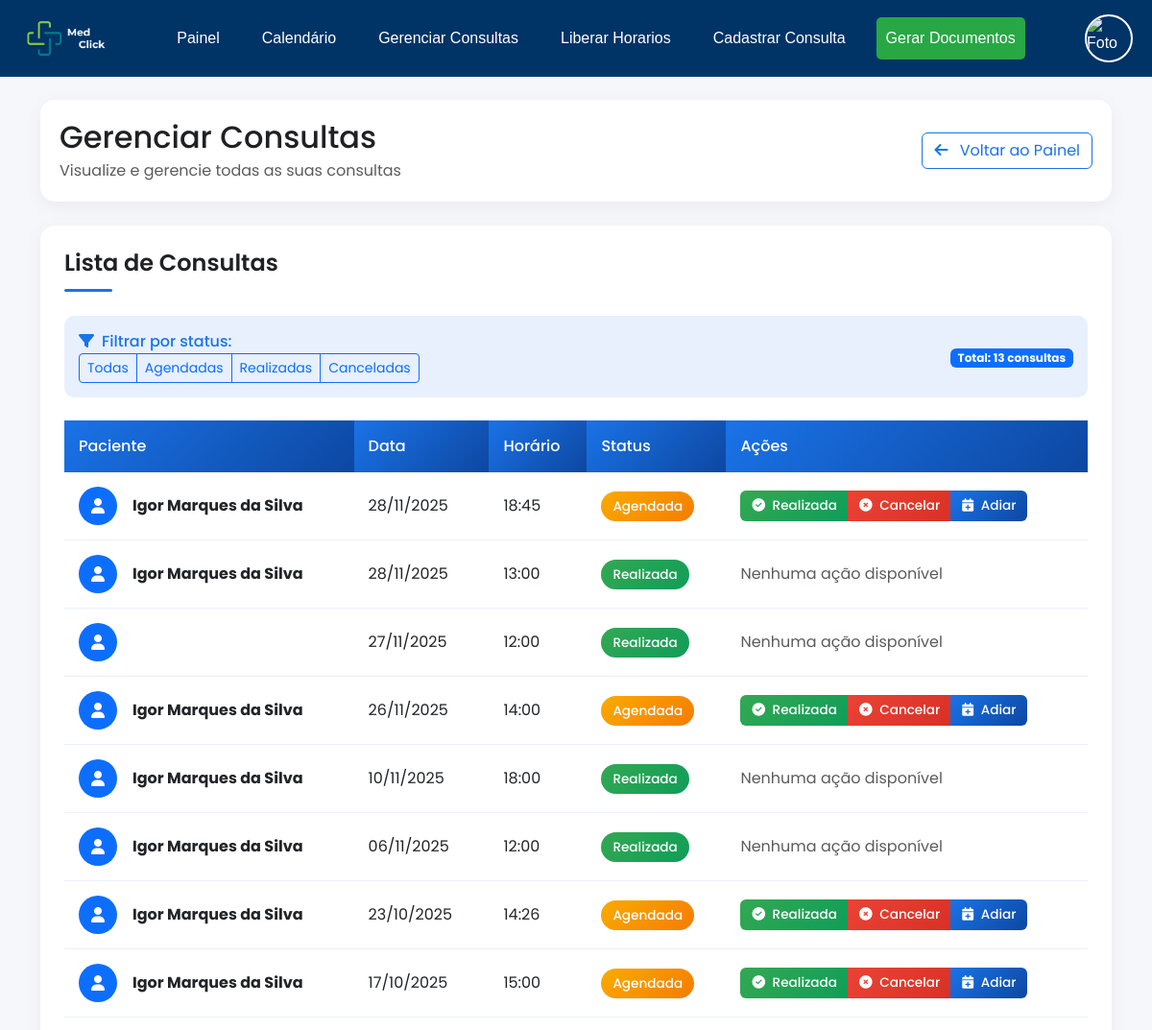
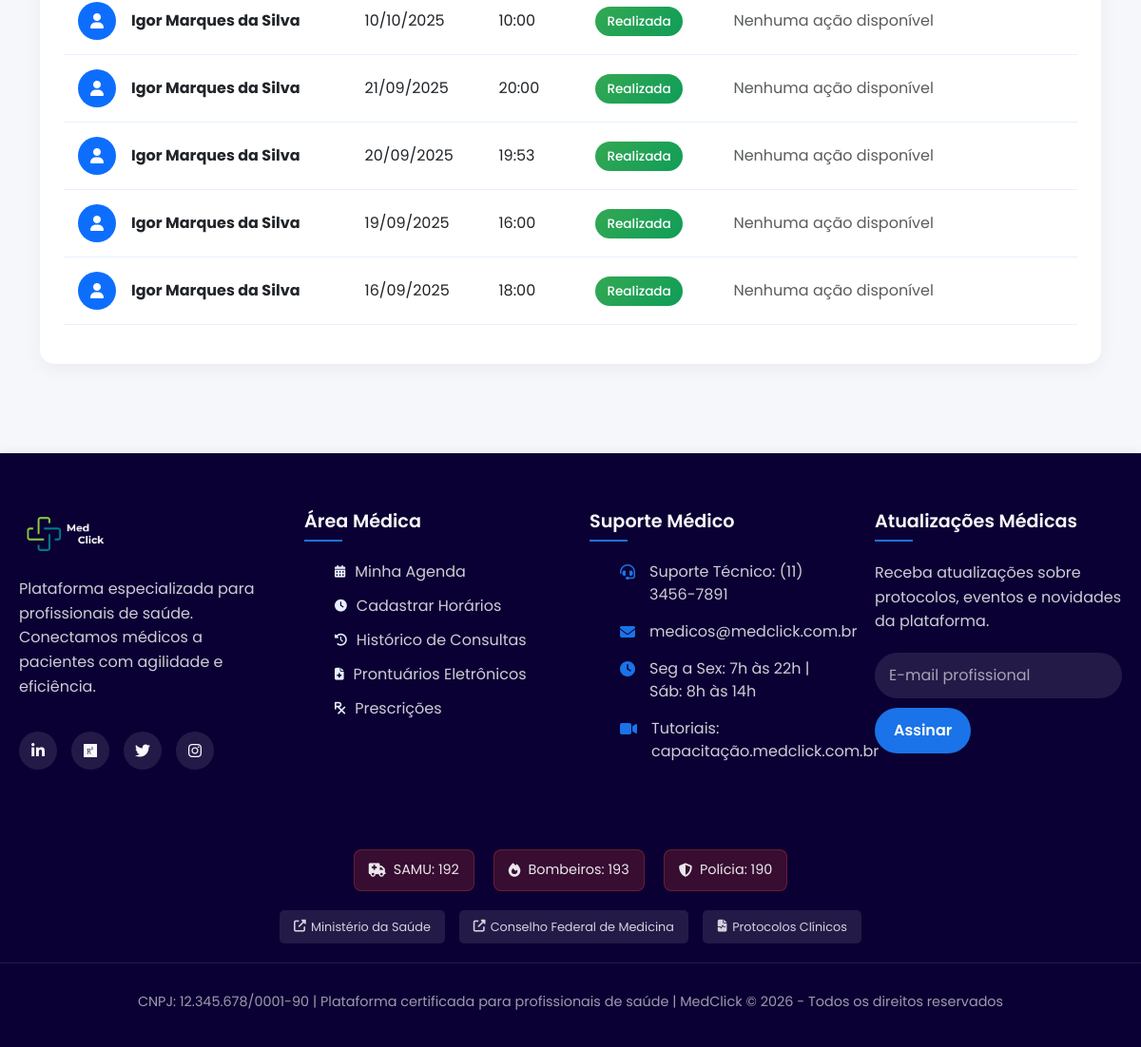
Page /TCC/TCC/TCC_MedClick/consultas_medico.php (signed in) on the committed database (2 pictures, top to bottom).
### tables this page shows
CREATE TABLE IF NOT EXISTS `consultas` (
  `id_consulta` int(11) NOT NULL AUTO_INCREMENT,
  `status` varchar(20) NOT NULL DEFAULT 'Agendada',
  `paciente_id` int(11) DEFAULT NULL,
  `nome_paciente_manual` varchar(255) DEFAULT NULL,
  `medico_id` int(11) DEFAULT NULL,
  `agenda_id` int(11) DEFAULT NULL,
  `codigo_confirmacao` varchar(20) DEFAULT NULL,
  `especialidade_id` int(11) NOT NULL,
  `data` date DEFAULT NULL,
  `hora` time DEFAULT NULL,
  PRIMARY KEY (`id_consulta`),
  KEY `paciente_id` (`paciente_id`),
  KEY `medico_id` (`medico_id`),
  KEY `agenda_id` (`agenda_id`),
  KEY `fk_consulta_especialidade` (`especialidade_id`)
);

### TCC/TCC/TCC_MedClick/consultas_medico.php (the view, shortened to what this page needs)
<?php
require 'conexao.php';
$id_medico = $_SESSION['id'];
$sql = "
  SELECT
    c.id_consulta,
    c.data,
    c.hora,
    c.status,
    COALESCE(p.nome, c.nome_paciente_manual) AS nome_paciente
  FROM consultas c
  LEFT JOIN pacientes p ON c.paciente_id = p.id
  WHERE c.medico_id = ?
  ORDER BY c.data DESC, c.hora DESC
";
$stmt = $pdo->prepare($sql);
$stmt->execute([$id_medico]);
$consultas = $stmt->fetchAll(PDO::FETCH_ASSOC);
?>
<!DOCTYPE html>
<html lang="pt-br">
<head>
  <link href="https://cdn.jsdelivr.net/npm/bootstrap@5.3.0/dist/css/bootstrap.min.css" rel="stylesheet">
  <link rel="stylesheet" href="https://cdnjs.cloudflare.com/ajax/libs/font-awesome/6.4.0/css/all.min.css">
</head>
<body>
<?php include 'header_medico.php'; ?>
<div class="container py-4">
  <div class="header-content">
    <div class="row align-items-center">
      <div class="col-md-8">
        <h2 class="mb-1">Gerenciar Consultas</h2>
        <p class="text-muted mb-0">Visualize e gerencie todas as suas consultas</p>
      </div>
      <div class="col-md-4 text-md-end">
        <a href="pagina_medico.php" class="btn btn-outline-primary-custom">
          <i class="fas fa-arrow-left me-2"></i> Voltar ao Painel
        </a>
      </div>
    </div>
  </div>
  <div class="table-container">
    <h4 class="section-title">Lista de Consultas</h4>
    <div class="filter-section mb-4">
      <div class="row align-items-center">
        <div class="col-md-6">
          <span class="filter-label"><i class="fas fa-filter me-2"></i>Filtrar por status:</span>
          <div class="btn-group btn-group-sm" role="group">
            <a href="gerenciar_consultas.php" class="btn btn-outline-primary">Todas</a>
            <a href="gerenciar_consultas.php?status=Agendada" class="btn btn-outline-primary">Agendadas</a>
            <a href="gerenciar_consultas.php?status=Realizada" class="btn btn-outline-primary">Realizadas</a>
            <a href="gerenciar_consultas.php?status=Cancelada" class="btn btn-outline-primary">Canceladas</a>
          </div>
        </div>
        <div class="col-md-6 text-md-end">
          <span class="badge bg-primary">Total: <?php echo count($consultas); ?> consultas</span>
        </div>
      </div>
    </div>
    <?php if (count($consultas) > 0): ?>
      <div class="table-responsive">
        <table class="table table-custom">
          <thead>
            <tr>
              <th>Paciente</th>
              <th>Data</th>
              <th>Horário</th>
              <th>Status</th>
              <th>Ações</th>
            </tr>
          </thead>
          <tbody>
            <?php foreach ($consultas as $c):
              $status_class = '';
              switch($c['status']) {
                case 'Agendada': $status_class = 'status-agendada'; break;
                case 'Realizada': $status_class = 'status-realizada'; break;
              }
            ?>
              <tr>
                <td>
                  <div class="d-flex align-items-center">
                    <div class="bg-primary rounded-circle d-flex align-items-center justify-content-center me-3" style="width: 40px; height: 40px;">
                      <i class="fas fa-user text-white"></i>
                    </div>
                    <div>
                      <strong><?= htmlspecialchars($c['nome_paciente']) ?></strong>
                    </div>
                  </div>
                </td>
                <td><?= date("d/m/Y", strtotime($c['data'])) ?></td>
                <td><?= date("H:i", strtotime($c['hora'])) ?></td>
                <td><span class="status-badge <?= $status_class ?>"><?= htmlspecialchars($c['status']) ?></span></td>
                <td>
                  <?php if ($c['status'] === 'Agendada'): ?>
                    <div class="btn-group btn-group-sm" role="group">
                      <a href="atualizar_consulta.php?id=<?= $c['id_consulta'] ?>&status=Realizada"
                        class="btn btn-success-custom btn-action"
                        onclick="return confirm('Tem certeza que deseja marcar esta consulta como REALIZADA? Essa ação não poderá ser desfeita.')">
                        <i class="fas fa-check-circle me-1"></i> Realizada
                      </a>
                      <a href="atualizar_consulta.php?id=<?= $c['id_consulta'] ?>&status=Cancelada"
                        class="btn btn-danger-custom btn-action"
                        onclick="return confirm('Tem certeza que deseja CANCELAR esta consulta? Essa ação não poderá ser desfeita.')">
                        <i class="fas fa-times-circle me-1"></i> Cancelar
                      </a>
                      <a href="adiar_consulta.php?id=<?= $c['id_consulta'] ?>"
                        class="btn btn-primary-custom btn-action"
                        onclick="return confirm('Deseja realmente ADIAR esta consulta? Você poderá escolher uma nova data e horário.')">
                        <i class="fas fa-calendar-plus me-1"></i> Adiar
                      </a>
                    </div>
                  <?php else: ?>
                    <span class="text-muted">Nenhuma ação disponível</span>
                  <?php endif; ?>
                </td>
              </tr>
            <?php endforeach; ?>
          </tbody>
        </table>
      </div>
    <?php endif; ?>
  </div>
</div>
</body>
<?php include"footer_medico.php" ?>
</html>

### TCC/TCC/TCC_MedClick/consultas_medico.php (style rules this page uses)
:root { --primary: #1a73e8; --primary-light: #e8f0fe; --secondary: #34a853; --warning: #f9ab00; --danger: #ea4335; --dark: #202124; --light: #f8f9fa; --gray: #5f6368; }
body { font-family: 'Poppins', sans-serif; background-color: #f5f7fa; color: var(--dark); }
.header-content { background: white; border-radius: 15px; box-shadow: 0 5px 20px rgba(0, 0, 0, 0.05); padding: 20px; margin-bottom: 25px; }
.table-container { background: white; border-radius: 15px; box-shadow: 0 5px 20px rgba(0, 0, 0, 0.05); padding: 25px; margin-bottom: 30px; overflow: hidden; }
.section-title { position: relative; padding-bottom: 15px; margin-bottom: 25px; font-weight: 600; }
.section-title:after { content: ''; position: absolute; bottom: 0; left: 0; width: 50px; height: 3px; background: var(--primary); border-radius: 3px; }
.table-custom { border-collapse: separate; border-spacing: 0; width: 100%; }
.table-custom thead th { background: linear-gradient(135deg, var(--primary), #0d47a1); color: white; font-weight: 500; padding: 15px; border: none; }
.table-custom tbody tr { transition: all 0.3s; }
.table-custom td { padding: 15px; vertical-align: middle; border-bottom: 1px solid #e8f0fe; }
.status-badge { padding: 6px 12px; border-radius: 20px; font-size: 0.85rem; font-weight: 500; }
.status-agendada { background: linear-gradient(135deg, var(--warning), #f57c00); color: white; }
.status-realizada { background: linear-gradient(135deg, var(--secondary), #0f9d58); color: white; }
.btn-action { border-radius: 6px; padding: 6px 12px; font-size: 0.85rem; font-weight: 500; transition: all 0.3s; }
.btn-success-custom { background: linear-gradient(135deg, var(--secondary), #0f9d58); border: none; color: white; }
.btn-danger-custom { background: linear-gradient(135deg, var(--danger), #d93025); border: none; color: white; }
.btn-primary-custom { background: linear-gradient(135deg, var(--primary), #0d47a1); border: none; color: white; }
.btn-outline-primary-custom { background: transparent; border: 1px solid var(--primary); color: var(--primary); }
.filter-section { background: var(--primary-light); border-radius: 10px; padding: 15px; margin-bottom: 20px; }
.filter-label { font-weight: 500; color: var(--primary); margin-right: 10px; }

### TCC/TCC/TCC_MedClick/header_medico.php (style rules this page uses)
body { margin: 0; padding: 0; }

### TCC/TCC/TCC_MedClick/footer_medico.php (style rules this page uses)
:root { --primary: #1a73e8; --primary-light: #e8f0fe; --secondary: #34a853; --warning: #f9ab00; --danger: #ea4335; --dark: #202124; --light: #f8f9fa; --gray: #5f6368; --teal: #00838fff; --caribbean-current: #1b767eff; --slate-blue: #705dbcff; --russian-violet: #0b0033ff; --russian-violet-2: #1c0f4dff; --gradient-primary: linear-gradient(135deg, var(--primary) 0%, #0d47a1 100%); --gradient-secondary: linear-gradient(135deg, var(--slate-blue) 0%, var(--russian-violet-2) 100%); --shadow-sm: 0 4px 6px rgba(0, 0, 0, 0.05); --shadow-md: 0 6px 12px rgba(0, 0, 0, 0.08); --shadow-lg: 0 10px 25px rgba(0, 0, 0, 0.15); }
* { margin: 0; padding: 0; box-sizing: border-box; }

### rows in the picture
consultas: nome_paciente "Igor Marques da Silva", data "28/11/2025", hora "18:45", status "Agendada"
consultas: nome_paciente "Igor Marques da Silva", data "28/11/2025", hora "13:00", status "Realizada", shows "Nenhuma ação disponível"
consultas: data "27/11/2025", hora "12:00", status "Realizada", shows "Nenhuma ação disponível"
consultas: nome_paciente "Igor Marques da Silva", data "26/11/2025", hora "14:00", status "Agendada"
consultas: nome_paciente "Igor Marques da Silva", data "10/11/2025", hora "18:00", status "Realizada", shows "Nenhuma ação disponível"
consultas: nome_paciente "Igor Marques da Silva", data "06/11/2025", hora "12:00", status "Realizada", shows "Nenhuma ação disponível"
consultas: nome_paciente "Igor Marques da Silva", data "23/10/2025", hora "14:26", status "Agendada"
consultas: nome_paciente "Igor Marques da Silva", data "17/10/2025", hora "15:00", status "Agendada"
consultas: nome_paciente "Igor Marques da Silva", data "10/10/2025", hora "10:00", status "Realizada", shows "Nenhuma ação disponível"
consultas: nome_paciente "Igor Marques da Silva", data "21/09/2025", hora "20:00", status "Realizada", shows "Nenhuma ação disponível"
consultas: nome_paciente "Igor Marques da Silva", data "20/09/2025", hora "19:53", status "Realizada", shows "Nenhuma ação disponível"
consultas: nome_paciente "Igor Marques da Silva", data "19/09/2025", hora "16:00", status "Realizada", shows "Nenhuma ação disponível"
consultas: nome_paciente "Igor Marques da Silva", data "16/09/2025", hora "18:00", status "Realizada", shows "Nenhuma ação disponível"

### other values in the picture
count($consultas) "13"
